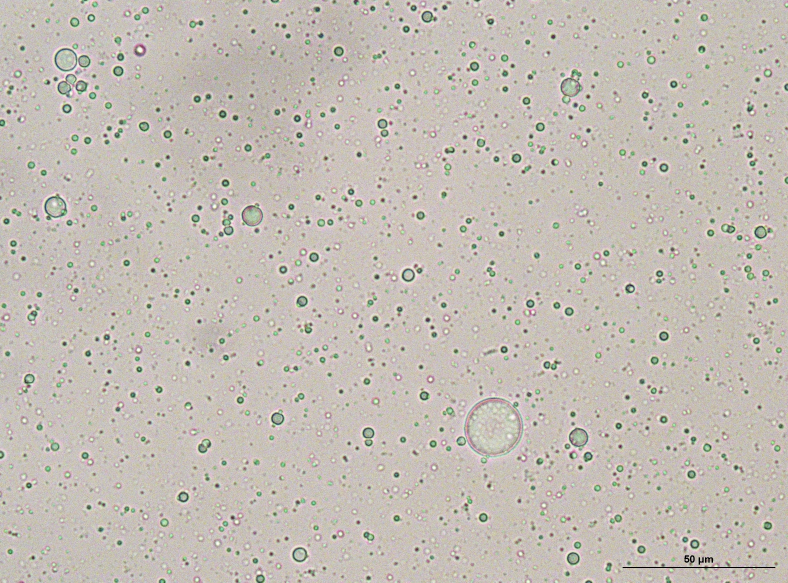
#> input picture tests/emulsion_bubbles/images/30_-C-In-H-Day7.jpg, 2364 x 1748 px, found by its file name (shown at 1/3 size)
$ python wrinkleAnalysis.py
#> lines starting #> are read from the running program, lines starting #| are printed output that depends on the picture
### tests/emulsion_bubbles/src/_wrinklelib.py

import numpy as np

# [52 lines left out: function measure_scale_bar, not called in this run]

def radially_averaged_PSD(psd2D, theta_lims):
    """Calculate radially averaged power spectral density (PSD) from 2D PSD

    Args:
        psd2D (ndarray): 2D power spectral density
        theta_lims (ndarray): angle limits for the radial averaging

    Returns:
        rasp (ndarray): radially averaged power spectral density
        bins_count (ndarray): number of bins per radial region

    """

    # size of PSD
    N, M = psd2D.shape
    # center of image
    yo, xo = N/2, M/2
    # max distances (corners)
    D1 = np.floor(np.hypot(1-yo,1-xo))
    D2 = np.floor(np.hypot(1-yo,M-xo))
    D3 = np.floor(np.hypot(M-yo,1-xo))
    D4 = np.floor(np.hypot(M-yo,M-xo))
    D = int(np.floor(np.max([D1,D2,D3,D4])))
    # initialize rasp and binCount
    rasp = np.zeros(D)
    bins_count = np.zeros(D)

    # if limited angle
    if theta_lims:
        for yi in np.arange(0,N-1,1): # col
            for xi in np.arange(0,M-1,1): # row
                r = int(np.floor(np.hypot(yi-yo,xi-xo))) - 1
                Theta = np.around(np.abs(np.rad2deg(np.arctan2((yi-yo),(xi-xo)))),0)
                if r <= 0: continue
                elif (Theta<theta_lims[0] or Theta>theta_lims[1]): continue
                else:
                    # update rasp
                    rasp[r] += psd2D[yi,xi]
                    # update bin count
                    bins_count[r] += 1
    # all angles
    else:
        for yi in np.arange(0,N-1,1):
            for xi in np.arange(0,M-1,1):
                r = int(np.floor(np.hypot(xi-xo,yi-yo))) - 1
                if r <= 0: continue
                else:
                    # update rasp
                    rasp[r] += psd2D[yi,xi]
                    # update bin count
                    bins_count[r] += 1
        # replace nan and elementwise divide by bins_count to normalize bin radial value
        # rasp_norm = np.nan_to_num(np.divide(rasp,bins_count))

    return rasp, bins_count

# Uncommissioned and reference methods from other sources

# [130 lines left out: functions azimuthalAverage, radialProfile, GetPSD1D, GetRPSD, not called in this run]

### tests/emulsion_bubbles/src/wrinkleAnalysis.py
"""
Description:
Extract characteristic the length.

    Usage:
        >> python characteristic_length.py

        Returns:
            Various plots are output to figures/

        EXAMPLES:
        >> python characteristic_length.py
"""

import numpy as np
from scipy.stats import kurtosis, skew
import matplotlib.pyplot as plt
from skimage import feature, io
from skimage.filters import difference_of_gaussians, sobel
from _wrinklelib import radially_averaged_PSD, measure_scale_bar

#############################################################################################
# inpput parameters
# deconvolution
dconv = True
# SEM scale bar length
bar_length = 50             # um
# feature size range of interest
# population 1
low_length_lim_pop1 = 0.15        # 1/um
high_length_lim_pop1 = 0.4       # 1/um
# population 2
low_length_lim_pop2 = 0.8        # 1/um
high_length_lim_pop2 = 1.6       # 1/um
# SEM image file
file_name = "30_-C-In-H-Day7"
file_type = ".jpg"
img_file = "images/" + file_name + file_type

#############################################################################################
# import SEM image in gray-scale
image = io.imread(img_file, as_gray=True)
# enhance edges by band-pass filtering
filtered_image = difference_of_gaussians(image, low_sigma=3, high_sigma=12)
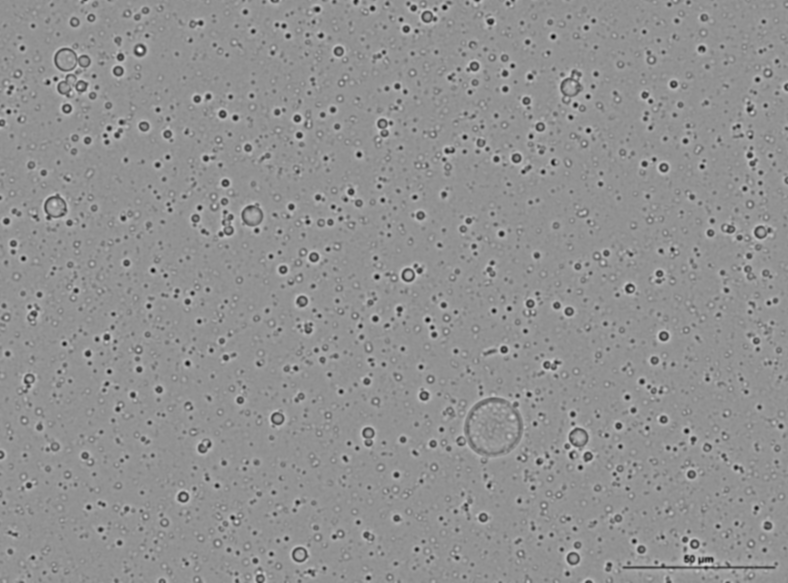
#> filtered_image: shape (1748, 2364) float64 (shown at 1/3 size); min -0.4, max 0.302, mean 1.44e-05; drawn with min black and max white
# Canny edge dectection
filtered_edges = feature.canny(filtered_image, sigma=1.4)
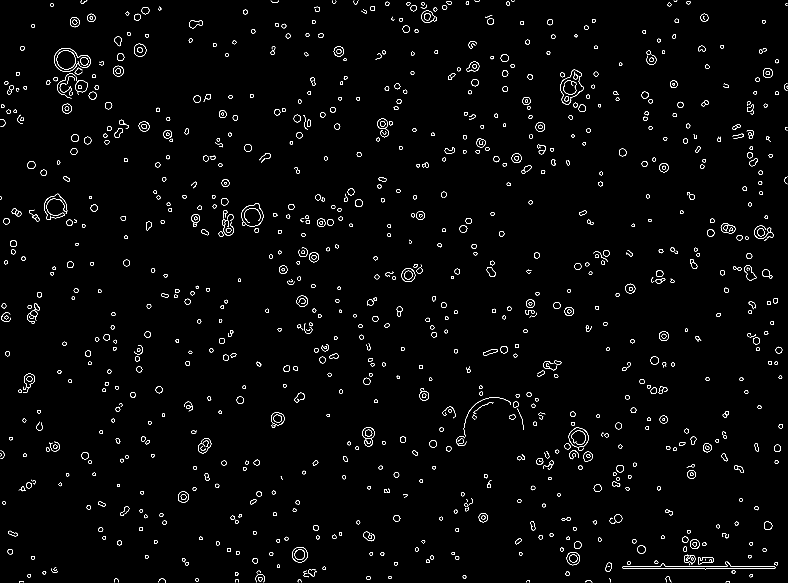
#> filtered_edges: shape (1748, 2364) bool (shown at 1/3 size); 1.3% white in thin lines or dots

# print size of the image
print("Image size: " + str(image.shape))
#| Image size: (1748, 2364)
# the smaller dimension of the image
print("Smaller dimension: " + str(np.min(image.shape)))
#| Smaller dimension: 1748

# resize the image to square
N = np.min(image.shape)
image_sq = image[:N,:N]
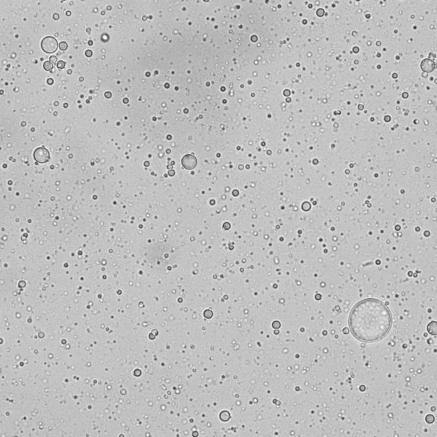
#> image_sq: shape (1748, 1748) float64 (shown at 1/4 size); min 0.111, max 0.999, mean 0.748
filtered_image_sq = filtered_image[:N,:N]
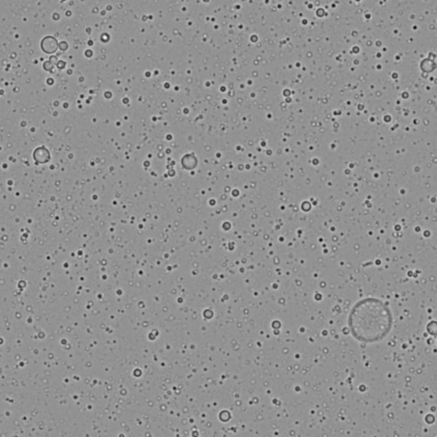
#> filtered_image_sq: shape (1748, 1748) float64 (shown at 1/4 size); min -0.4, max 0.302, mean -9.49e-07; drawn with min black and max white
filtered_edges_square = filtered_edges[:N,:N]
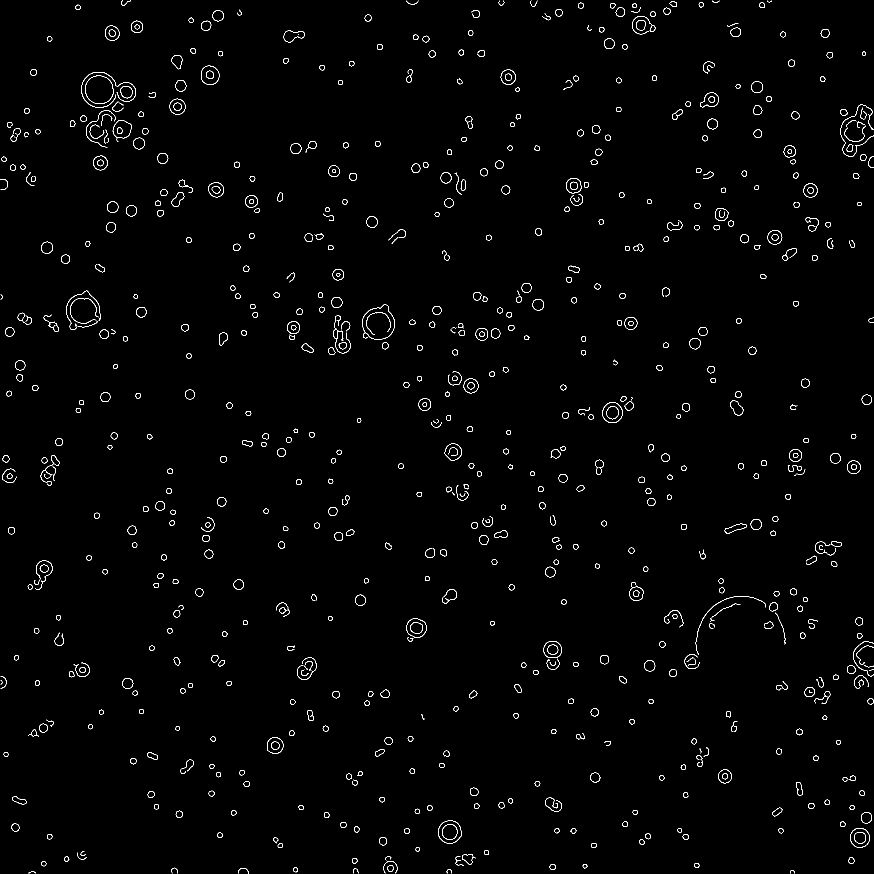
#> filtered_edges_square: shape (1748, 1748) bool (shown at 1/2 size); 1.3% white in thin lines or dots

# image length scale
# scale_bar = measureScaleBar(image)   # pixels
scale_bar = 459 # hardcoded for "30_-C-In-Day7 thesis poster.jpg"
print("Scale bar: "+ str(scale_bar) + " pixels")
X, Y = filtered_edges_square.shape  # pixels
pxl_scale = bar_length/scale_bar    # um/pixel
L = X*pxl_scale                     # um

# Dicrete Fourier Transfer (DFT) via FAst Fourier Transfrom (FFT)
# 2D DFT
fft2 = np.fft.fft2(filtered_edges_square)
# center-shifted 2D DFT
fft2_shiftd = np.fft.fftshift(fft2)
# power spectral density (PSD)
psd2D = np.abs(fft2_shiftd)**2
# angle limits for radial averaging the 2D PSD
theta_lims = []

# radially averaged PSD with angle limits
rasp, bins_count = radially_averaged_PSD(psd2D, theta_lims=[])
#> after the loop in radially_averaged_PSD, `for yi in np.arange(0,N-1,1):`: bins_count = 1236 values, max 5528 at index 868, min 0 at index 0, mean 2469.3; rasp = 1236 values, max 267417024.3 at index 18, min 0 at index 0, mean 93335823.1
# length of rasp vector
rasp_length = len(rasp)
#> rasp_length = 1236

#############################################################################################
# frequency vector (pixels)
k = np.arange(0,N-1,1)      # pixels
# spatial frequency vector
lam = np.divide(L,k)        # um/pixel
# normalize rasp with bins_count
rasp_norm = np.nan_to_num(np.divide(rasp,bins_count))
#> rasp_norm = 1236 values, max 5851377.5 at index 1, min 0 at index 0, mean 117874
# deconvolve
if dconv: rasp_norm = np.divide(rasp_norm,lam[:rasp_length])
#> rasp_norm = 1236 values, max 210659.7 at index 18, min 0 at index 0, mean 84765.8

# transform to absolute value using maximum intensity
rasp_norm_au = rasp_norm/np.max(rasp_norm)
#> rasp_norm_au = 1236 values, max 1 at index 18, min 0 at index 0, mean 0.402

#############################################################################################
# Surface roughness parameters
# 1. original image
print("Original image")
# Calculate PDF
hist, bin_edges = np.histogram(image.flatten(), bins=256, density=True)
#> hist = 256 values, max 9.47 at index 195, min 0 at index 6, mean 1; bin_edges = 257 values from 0 to 0.999
pdf = hist / np.sum(hist)
#> pdf = 256 values, max 0.037 at index 195, min 0 at index 6, mean 0.00391
# kurtosis
kurt = kurtosis(image.flatten(), fisher=False)
#> kurt = 17.49
print("kurtosis = " + str(np.around(kurt,decimals=2)))
#| kurtosis = 17.49
# skewness
skewness = skew(image.flatten())
#> skewness = -2.78
print("skewness = " + str(np.around(skewness,decimals=2)))
#| skewness = -2.78

# new line
print()

# 2. filtered image
print("Filtered image")
# Calculate PDF
hist_f, bin_edges_f = np.histogram(filtered_image_sq.flatten(), bins=256, density=True)
#> hist_f = 256 values, max 33.87 at index 147, min 0 at index 226, mean 1.43; bin_edges_f = 257 values from -0.4 to 0.302
pdf_f = hist_f / np.sum(hist_f)
#> pdf_f = 256 values, max 0.0928 at index 147, min 0 at index 226, mean 0.00391
# kurtosis
kurt_f = kurtosis(filtered_image_sq.flatten(), fisher=False)
#> kurt_f = 17.31
print("kurtosis = " + str(np.around(kurt_f,decimals=2)))
#| kurtosis = 17.31
# skewness
skewness_f = skew(filtered_image_sq.flatten())
#> skewness_f = -2.71
print("skewness = " + str(np.around(skewness_f,decimals=2)))
#| skewness = -2.71

#############################################################################################
# curve fit
# population 1
ind = np.where(np.logical_and((1/lam>low_length_lim_pop1),(1/lam<high_length_lim_pop1)))
x_pop1 = 1/lam[ind]              # 1/um
y_pop1 = rasp_norm_au[ind]       # AU
#> y_pop1 = 48 values, max 0.988 at index 0, min 0.408 at index 47, mean 0.654
deg = 2                     # quadratic poly
z = np.polyfit(x_pop1,y_pop1,deg)     # polynomial coeff
#> z = [2.28, -3.24, 1.36]
p = np.poly1d(z)            #
mdl_pop1 = p(x_pop1)
#> mdl_pop1 = 48 values, max 0.92 at index 0, min 0.433 at index 47, mean 0.654
pop1_feature_size = x_pop1[np.where(mdl_pop1 == np.max(mdl_pop1))]      # 1/um
#> pop1_feature_size = [0.152]

# population 2
ind = np.where(np.logical_and((1/lam>low_length_lim_pop2),(1/lam<high_length_lim_pop2)))
x_pop2 = 1/lam[ind]              # 1/um
y_pop2 = rasp_norm_au[ind]       # AU
#> y_pop2 = 152 values, max 0.903 at index 62, min 0.355 at index 150, mean 0.658
deg = 2                     # quadratic poly
z = np.polyfit(x_pop2,y_pop2,deg)     # polynomial coeff
#> z = [-3.1, 7.16, -3.31]
p = np.poly1d(z)            #
mdl_pop2 = p(x_pop2)
#> mdl_pop2 = 152 values, max 0.828 at index 67, min 0.228 at index 151, mean 0.658
pop2_feature_size = x_pop2[np.where(mdl_pop2 == np.max(mdl_pop2))]      # 1/um
#> pop2_feature_size = [1.16]

#############################################################################################
# visualization

# format sizing constants
TICKSFONT = 13; TITLEFONT = 15; TEXTFONT = 15   # fonts
FIGWIDTH = 6.4; FIGHEIGHT = 4.8                 # figure size
LINEWIDTH = 3; ROLLWINDOW = 100                 # plot spec

# summary figure
NROWS = 3; NCOLS = 2
f, axs = plt.subplots(nrows=NROWS,ncols=NCOLS,
                      figsize=(NCOLS*FIGWIDTH,NROWS*FIGHEIGHT))
axs[0,0].imshow(image_sq)
axs[0,0].set_title("(a)", loc='left')
# axs[0,0].set_title("Squared image")

axs[0,1].imshow(filtered_image_sq)
axs[0,1].set_title("(b)", loc='left')
# axs[0,1].set_title("Squared filtered image")

axs[1,0].imshow(filtered_edges_square)
axs[1,0].set_title("(c)", loc='left')
# axs[1,0].set_title("Squared Canny edge detected image")

axs[1,1].imshow(np.log(psd2D))
axs[1,1].set_title("(d)", loc='left')
# axs[1,1].set_title("Center-shifted 2D Power Spectral Density")

axs[2,0].plot(1/lam[:rasp_length],rasp_norm_au,linestyle='none',marker='.')
axs[2,0].plot(x_pop1,y_pop1,linestyle='none',marker='o',fillstyle='none',color='green')
axs[2,0].plot(x_pop1,mdl_pop1,linestyle='--',color='green')
axs[2,0].vlines(pop1_feature_size,ymin=0.1,ymax=1,linestyle='--',color='red')
axs[2,0].set_title("(f)", loc='left')
# axs[2,0].set_title("RASP in spatial frequency")
axs[2,0].set_ylabel("Intensity, AU")
axs[2,0].set_xlabel("Spatial frequency, $\mu$m$^{-1}$")
axs[2,0].annotate('charac. length = ' + str(np.around(1/pop1_feature_size[0],decimals=3)) + ' $\mu$m',
                  xy=(0.45,0.1), xycoords='axes fraction', fontsize=TEXTFONT)
axs[2,0].set_xlim([0,1.5])


axs[2,1].plot(1/lam[:rasp_length],rasp_norm_au,linestyle='none',marker='.')
axs[2,1].plot(x_pop2,y_pop2,linestyle='none',marker='o',fillstyle='none',color='green')
axs[2,1].plot(x_pop2,mdl_pop2,linestyle='--',color='green')
axs[2,1].vlines(pop2_feature_size,ymin=0.1,ymax=1,linestyle='--',color='red')
axs[2,1].set_title("(f)", loc='left')
# axs[2,1].set_title("RASP in spatial frequency")
axs[2,1].set_ylabel("Intensity, AU")
axs[2,1].set_xlabel("Spatial frequency, $\mu$m$^{-1}$")
axs[2,1].annotate('charac. length = ' + str(np.around(1/pop2_feature_size[0],decimals=3)) + ' $\mu$m',
                  xy=(0.45,0.9), xycoords='axes fraction', fontsize=TEXTFONT)
axs[2,1].set_xlim([0,6])
# axs[2,1].set_ylim([0.5,2.5])

f.tight_layout()
f.savefig("figures/" + file_name + "_summary.png")

# Filtered image
NROWS = 1; NCOLS = 1
f, axs = plt.subplots(nrows=NROWS,ncols=NCOLS,
                      figsize=(NCOLS*FIGWIDTH,NROWS*FIGHEIGHT))

axs.imshow(filtered_image_sq)

f.tight_layout()
f.savefig("figures/" + file_name + "_filtered.png")

# Filtered edges
NROWS = 1; NCOLS = 1
f, axs = plt.subplots(nrows=NROWS,ncols=NCOLS,
                      figsize=(NCOLS*FIGWIDTH,NROWS*FIGHEIGHT))

axs.imshow(filtered_edges_square)

f.tight_layout()
f.savefig("figures/" + file_name + "_filtered_edges.png")

# Surface histogram with skewness and kurtosis
f = plt.figure()
plt.hist(image.flatten(), bins=256, density=True, alpha=0.6)
plt.title('Histogram with Skewness and Kurtosis')
plt.xlabel('Pixel Intensity')
plt.ylabel('Frequency')
plt.axvline(np.mean(image.flatten()), color='k', linestyle='dashed', linewidth=1)
plt.text(np.mean(image.flatten())*1.1, max(hist)*0.9, 'Skewness = {:.2f}'.format(skewness))
plt.axvline(np.mean(image.flatten()), color='k', linestyle='dashed', linewidth=1)
plt.text(np.mean(image.flatten())*1.1, max(hist)*0.8, 'Kurtosis = {:.2f}'.format(kurt))

f.tight_layout()
f.savefig("figures/" + file_name + "_histogram_roughness_parameters_original_image.png")

f = plt.figure()
plt.hist(filtered_image_sq.flatten(), bins=256, density=True, alpha=0.6)
plt.title('Histogram with Skewness and Kurtosis')
plt.xlabel('Pixel Intensity')
plt.ylabel('Frequency')
plt.axvline(np.mean(filtered_image_sq.flatten()), color='k', linestyle='dashed', linewidth=1)
plt.text(np.mean(filtered_image_sq.flatten())+0.05, max(hist_f)*0.9, 'Skewness = {:.2f}'.format(skewness_f))
plt.axvline(np.mean(filtered_image_sq.flatten()), color='k', linestyle='dashed', linewidth=1)
plt.text(np.mean(filtered_image_sq.flatten())+0.05, max(hist_f)*0.8, 'Kurtosis = {:.2f}'.format(kurt_f))

f.tight_layout()
f.savefig("figures/" + file_name + "_histogram_roughness_parameters_filtered_image.png")
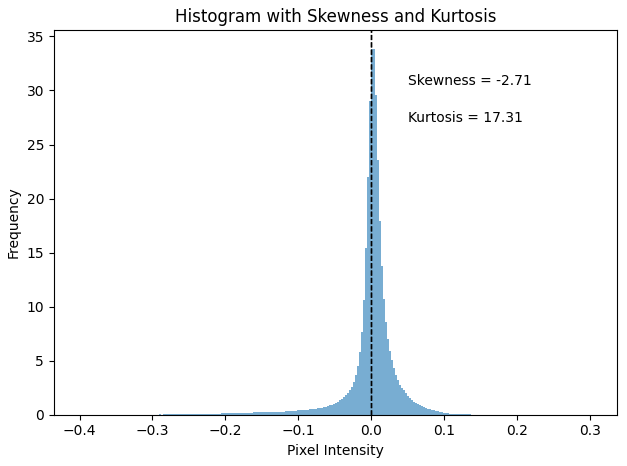
#> figure drawn by matplotlib, 1 panel; tallest bar 33.87 high, from x = 0.00283 to 0.00557

$ run again, with tests/emulsion_bubbles/images/30_-S-In-H-Batch1-Day7-1.jpg copied over tests/emulsion_bubbles/images/30_-C-In-H-Day7.jpg
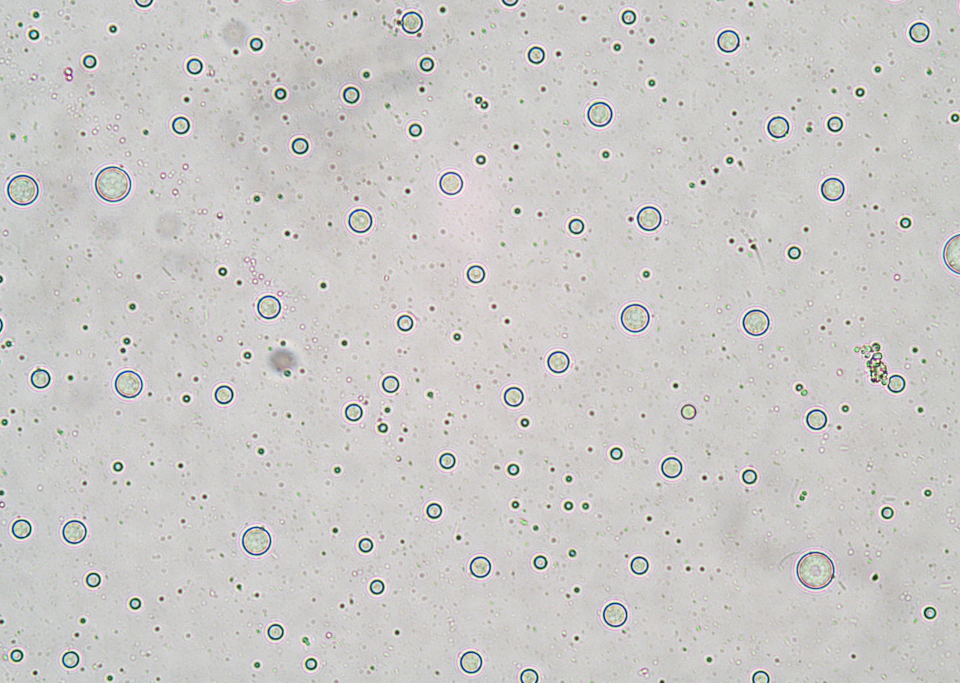
#> input picture tests/emulsion_bubbles/images/30_-S-In-H-Batch1-Day7-1.jpg, 2880 x 2048 px, found by its file name (shown at 1/3 size)
#> `filtered_edges = feature.canny(filtered_image, sigma=1.4)`:
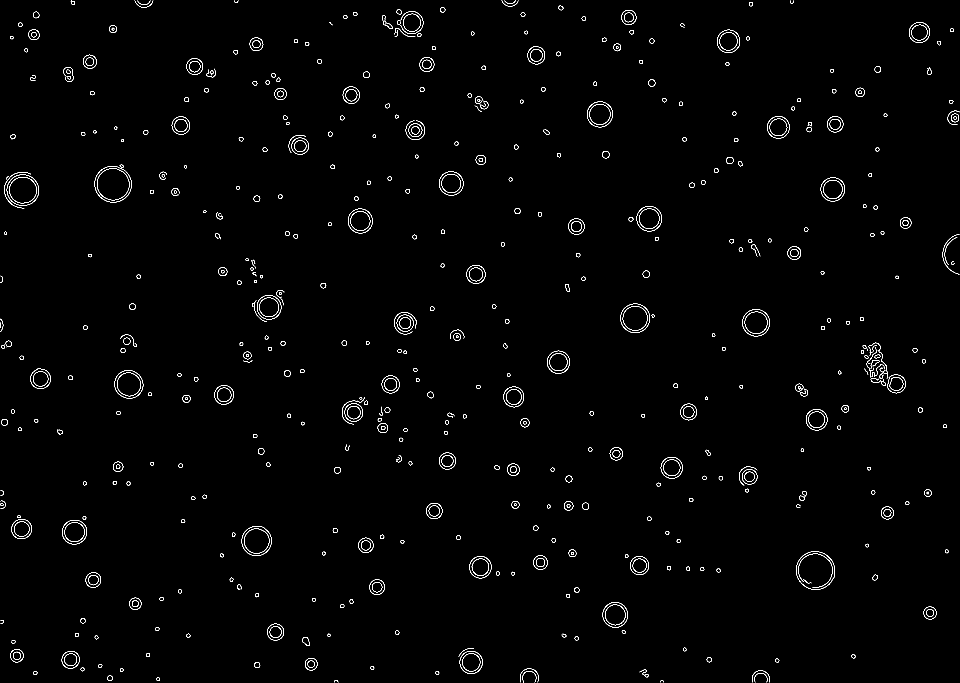
#> filtered_edges: shape (2048, 2880) bool (shown at 1/3 size); 0.76% white in thin lines or dots
#| Image size: (2048, 2880)
#| Smaller dimension: 2048
#> filtered_edges_square: shape (2048, 2048) bool; 0.8% white in thin lines or dots
#> after the loop in radially_averaged_PSD, `for yi in np.arange(0,N-1,1):`: bins_count = 1448 values, max 6440 at index 1015, min 0 at index 0, mean 2893.8; rasp = 1448 values, max 487006179.1 at index 11, min 0 at index 0, mean 96599199.6
#> rasp_length = 1448
#> `rasp_norm = np.nan_to_num(np.divide(rasp,bins_count))`: rasp_norm = 1448 values, max 8679531.6 at index 5, min 0 at index 0, mean 122718.3
#> `if dconv: rasp_norm = np.divide(rasp_norm,lam[:rasp_length])`: rasp_norm = 1448 values, max 300158 at index 11, min 0 at index 0, mean 74644.1
#> rasp_norm_au = 1448 values, max 1 at index 11, min 0 at index 0, mean 0.249
#> hist = 256 values, max 17.05 at index 202, min 0 at index 1, mean 1.06; bin_edges = 257 values from 0.0596 to 0.999
#> pdf = 256 values, max 0.0625 at index 202, min 0 at index 1, mean 0.00391
#> kurt = 38.52
#| kurtosis = 38.52
#> skewness = -5.06
#| skewness = -5.06
#> hist_f = 256 values, max 49.46 at index 179, min 8.69e-05 at index 0, mean 1.42; bin_edges_f = 257 values from -0.49 to 0.213
#> pdf_f = 256 values, max 0.136 at index 179, min 2.38e-07 at index 0, mean 0.00391
#> kurt_f = 28.92
#| kurtosis = 28.92
#> skewness_f = -3.8
#| skewness = -3.8
#> y_pop1 = 56 values, max 0.604 at index 10, min 0.2 at index 55, mean 0.415
#> `z = np.polyfit(x_pop1,y_pop1,deg)`: z = [-3.64, 0.477, 0.579]
#> mdl_pop1 = 56 values, max 0.567 at index 0, min 0.19 at index 55, mean 0.415
#> pop1_feature_size = [0.152]
#> y_pop2 = 178 values, max 0.679 at index 70, min 0.208 at index 0, mean 0.457
#> `z = np.polyfit(x_pop2,y_pop2,deg)`: z = [-2.46, 5.81, -2.84]
#> mdl_pop2 = 178 values, max 0.588 at index 84, min 0.162 at index 177, mean 0.457
#> pop2_feature_size = [1.18]
#> `f.savefig("figures/" + file_name + "_histogram_roughness_parameters_fi..`:
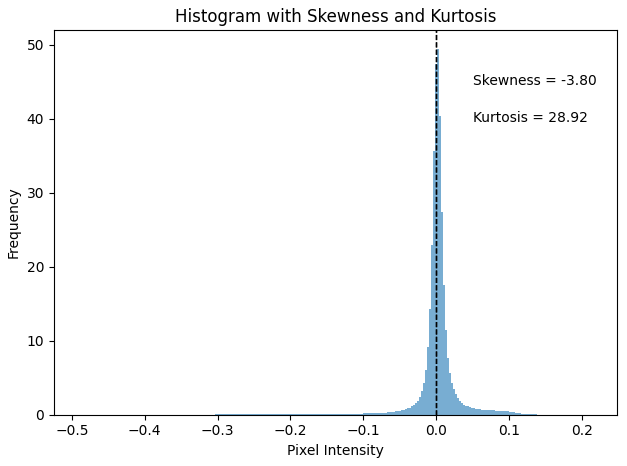
#> figure drawn by matplotlib, 1 panel; tallest bar 49.46 high, from x = 0.00179 to 0.00453
